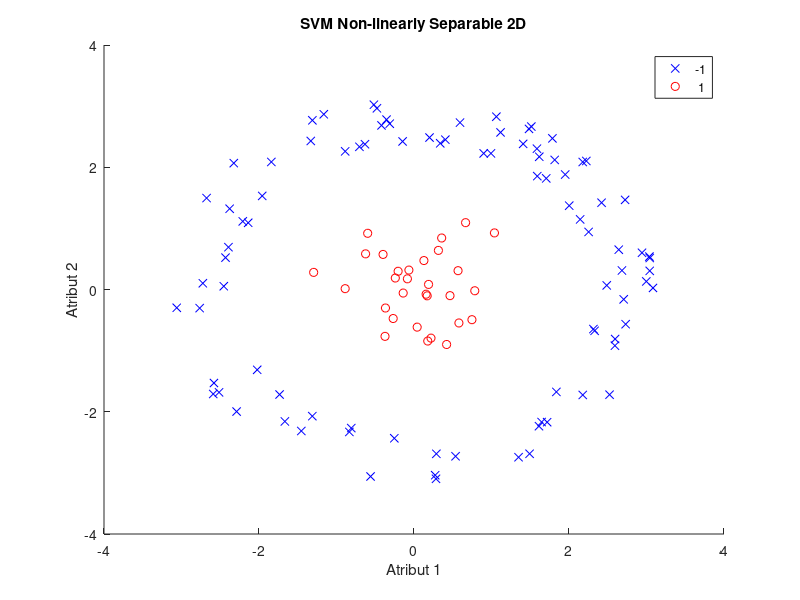

Recreate this plot in MATLAB. (Note: this script raises an error after producing the figure.)
% Nama: Dindin Dhino Alamsyah
% NIM : 1301144360

close all;
clear;
clc;

% 18(a) Visualisasi data di ruang 2D
dataset = load('non-linear_0.csv');
figure;
gscatter(dataset(:,1), dataset(:,2), dataset(:,3), 'br', 'xo');
title('SVM Non-linearly Separable 2D');
xlabel('Atribut 1');
ylabel('Atribut 2');
pause(1)

%18(b) Implementasi polynomial kernel
X = polynomialkernel(dataset(:,1), dataset(:,2));

% 18(c) Visualisasi data di ruang 3D
figure;
labeldata = unique(dataset(:,3));
colors = 'rgb';
markers = 'osd';
view(3)
title('SVM Non-linearly Separable 3D');
xlabel('x1');
ylabel('x2');
zlabel('x1^2+x2^2');
grid on
hold on
for k = 1:length(labeldata)
      ind = dataset(:,3)==labeldata(k); 
      scatter3(X(ind,1), X(ind,2), X(ind,3),[colors(k) markers(k)]); 
end
legend('-1','1')
pause(1)

% 18(d) Cari nilai w dan b dengan quadprog
Y = dataset(:,3); 
H = eye(size(X,2)+1);
H(size(X,2)+1, size(X,2)+1) = 0;
f = zeros(size(X,2)+1, 1);
Z = [X ones(size(X,1), 1)];
A = -diag(Y)*Z; %linear case, karena datanya udah di transformasiin
c = -1*ones(size(X,1),1);
w = quadprog(H,f,A,c)
w1 = w(1);
w2 = w(2);
w3 = w(3);
b = w(4);

% 18(e) Visualisasi Hyperplane
Yhp = -(((w1*X).*(w2*X))+b)/w3; %untuk sumbu y hyperplane
hold on
fsurf(mode(mode(Yhp)));
hold off
rotate3d on